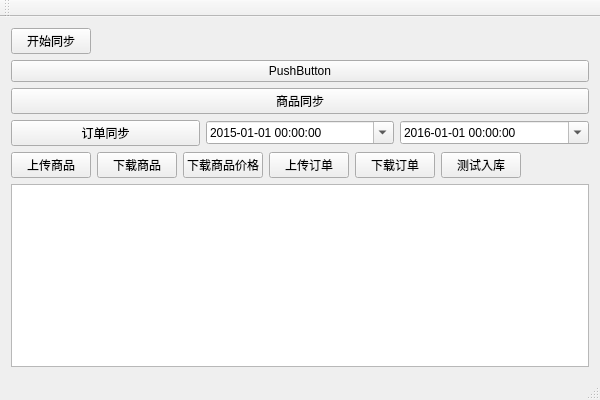
<?xml version="1.0" encoding="UTF-8"?>
<ui version="4.0">
 <class>MainWindow</class>
 <widget class="QMainWindow" name="MainWindow">
  <property name="geometry">
   <rect>
    <x>0</x>
    <y>0</y>
    <width>600</width>
    <height>400</height>
   </rect>
  </property>
  <property name="windowTitle">
   <string>MainWindow</string>
  </property>
  <widget class="QWidget" name="centralWidget">
   <layout class="QVBoxLayout" name="verticalLayout">
    <item>
     <layout class="QHBoxLayout" name="horizontalLayout_2">
      <item>
       <widget class="QPushButton" name="pbnStart">
        <property name="text">
         <string>开始同步</string>
        </property>
       </widget>
      </item>
      <item>
       <spacer name="horizontalSpacer">
        <property name="orientation">
         <enum>Qt::Horizontal</enum>
        </property>
        <property name="sizeHint" stdset="0">
         <size>
          <width>40</width>
          <height>20</height>
         </size>
        </property>
       </spacer>
      </item>
     </layout>
    </item>
    <item>
     <widget class="QPushButton" name="pushButton">
      <property name="text">
       <string>PushButton</string>
      </property>
     </widget>
    </item>
    <item>
     <widget class="QPushButton" name="pushButton_2">
      <property name="text">
       <string>商品同步</string>
      </property>
     </widget>
    </item>
    <item>
     <layout class="QHBoxLayout" name="horizontalLayout">
      <item>
       <widget class="QPushButton" name="pushButton_3">
        <property name="text">
         <string>订单同步</string>
        </property>
       </widget>
      </item>
      <item>
       <widget class="QDateTimeEdit" name="dateTimeEdit">
        <property name="dateTime">
         <datetime>
          <hour>0</hour>
          <minute>0</minute>
          <second>0</second>
          <year>2015</year>
          <month>1</month>
          <day>1</day>
         </datetime>
        </property>
        <property name="displayFormat">
         <string>yyyy-MM-dd hh:mm:ss</string>
        </property>
        <property name="calendarPopup">
         <bool>true</bool>
        </property>
       </widget>
      </item>
      <item>
       <widget class="QDateTimeEdit" name="dateTimeEdit_2">
        <property name="dateTime">
         <datetime>
          <hour>0</hour>
          <minute>0</minute>
          <second>0</second>
          <year>2016</year>
          <month>1</month>
          <day>1</day>
         </datetime>
        </property>
        <property name="displayFormat">
         <string>yyyy-MM-dd hh:mm:ss</string>
        </property>
        <property name="calendarPopup">
         <bool>true</bool>
        </property>
       </widget>
      </item>
     </layout>
    </item>
    <item>
     <layout class="QHBoxLayout" name="horizontalLayout_3">
      <item>
       <widget class="QPushButton" name="pushButton_6">
        <property name="text">
         <string>上传商品</string>
        </property>
       </widget>
      </item>
      <item>
       <widget class="QPushButton" name="btnDownloadProduct">
        <property name="text">
         <string>下载商品</string>
        </property>
       </widget>
      </item>
      <item>
       <widget class="QPushButton" name="btnDownloadProductPrice">
        <property name="text">
         <string>下载商品价格</string>
        </property>
       </widget>
      </item>
      <item>
       <widget class="QPushButton" name="pushButton_4">
        <property name="text">
         <string>上传订单</string>
        </property>
       </widget>
      </item>
      <item>
       <widget class="QPushButton" name="pushButton_7">
        <property name="text">
         <string>下载订单</string>
        </property>
       </widget>
      </item>
      <item>
       <widget class="QPushButton" name="pushButton_5">
        <property name="text">
         <string>测试入库</string>
        </property>
       </widget>
      </item>
      <item>
       <spacer name="horizontalSpacer_2">
        <property name="orientation">
         <enum>Qt::Horizontal</enum>
        </property>
        <property name="sizeHint" stdset="0">
         <size>
          <width>40</width>
          <height>20</height>
         </size>
        </property>
       </spacer>
      </item>
     </layout>
    </item>
    <item>
     <widget class="QTextEdit" name="textEdit"/>
    </item>
   </layout>
  </widget>
  <widget class="QMenuBar" name="menuBar">
   <property name="geometry">
    <rect>
     <x>0</x>
     <y>0</y>
     <width>600</width>
     <height>23</height>
    </rect>
   </property>
  </widget>
  <widget class="QToolBar" name="mainToolBar">
   <attribute name="toolBarArea">
    <enum>TopToolBarArea</enum>
   </attribute>
   <attribute name="toolBarBreak">
    <bool>false</bool>
   </attribute>
  </widget>
  <widget class="QStatusBar" name="statusBar"/>
 </widget>
 <layoutdefault spacing="6" margin="11"/>
 <resources/>
 <connections/>
</ui>
